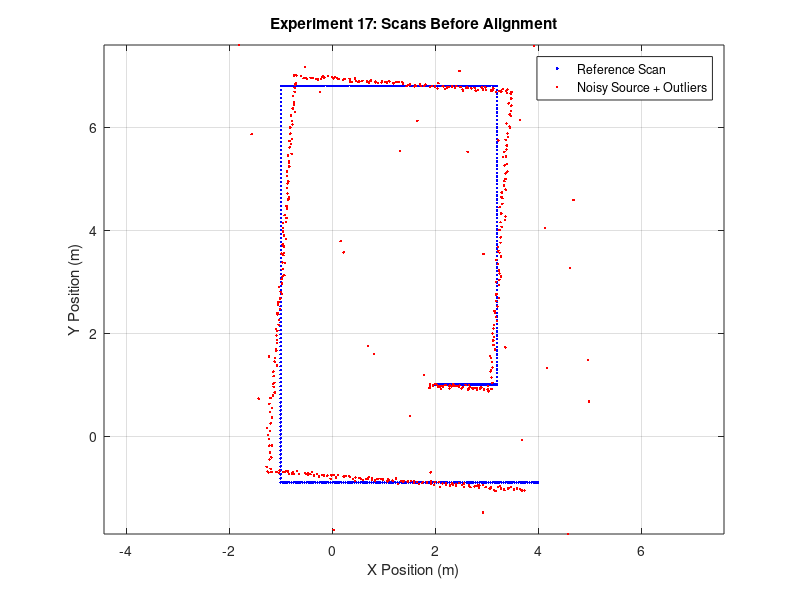

Write the MATLAB code that produced this figure. (Note: this script raises an error after producing the figure.)

clc;
clear;
close all;

%% Experiment 17: Robust ICP with Outlier Rejection

rng(17);  % Reproducible random noise

%% 1. Generate a reference scan

% Create an asymmetric 2D environment using line segments.
% Asymmetry helps ICP distinguish orientation and position.

wall1 = [linspace(-1, 4, 120)', ...
         -0.9 * ones(120,1)];

wall2 = [-1 * ones(100,1), ...
         linspace(-0.9, 6.8, 100)'];

wall3 = [linspace(-1, 3.2, 100)', ...
         6.8 * ones(100,1)];

wall4 = [3.2 * ones(80,1), ...
         linspace(6.8, 1.0, 80)'];

wall5 = [linspace(3.2, 2.0, 50)', ...
         1.0 * ones(50,1)];

referenceScan = [wall1; wall2; wall3; wall4; wall5];

%% 2. Create a transformed source scan

trueTranslation = [0.20; -0.12];
trueRotationDeg = 4.0;
trueRotation = deg2rad(trueRotationDeg);

Rtrue = [cos(trueRotation), -sin(trueRotation); ...
         sin(trueRotation),  cos(trueRotation)];

% Source points are transformed relative to the reference scan.
sourceClean = (Rtrue' * ...
    (referenceScan' - trueTranslation))';

%% 3. Add measurement noise and outliers

noiseStd = 0.025;

sourceNoisy = sourceClean + ...
    noiseStd * randn(size(sourceClean));

numberOfOutliers = 35;

outlierPoints = [
    -2 + 7*rand(numberOfOutliers,1), ...
    -2 + 10*rand(numberOfOutliers,1)
];

sourceContaminated = [sourceNoisy; outlierPoints];

fprintf('Reference scan points: %d\n',size(referenceScan,1));
fprintf('Source scan points before outliers: %d\n', ...
    size(sourceNoisy,1));
fprintf('Added outlier points: %d\n',numberOfOutliers);
fprintf('Total source points: %d\n', ...
    size(sourceContaminated,1));

%% 4. Plot scans before alignment

figure;

plot(referenceScan(:,1),referenceScan(:,2), ...
    'b.','DisplayName','Reference Scan');
hold on;

plot(sourceContaminated(:,1),sourceContaminated(:,2), ...
    'r.','DisplayName','Noisy Source + Outliers');

xlabel('X Position (m)');
ylabel('Y Position (m)');
title('Experiment 17: Scans Before Alignment');
legend('Location','best');
axis equal;
grid on;
hold off;

%% 5. Configure ICP

maxIterations = 60;
convergenceTolerance = 1e-6;

% Standard ICP permits a relatively generous matching distance.
standardMaxDistance = 0.60;

% Robust ICP rejects distant matches and trims large residuals.
robustMaxDistance = 0.35;
trimFraction = 0.80;

% Initial estimate: zero rotation and translation.
initialRotation = eye(2);
initialTranslation = [0; 0];

%% 6. Run standard ICP

[standardAligned, standardR, standardT, ...
    standardIterations, standardConverged, ...
    standardResidual] = runICP( ...
    referenceScan,sourceContaminated, ...
    initialRotation,initialTranslation, ...
    maxIterations,convergenceTolerance, ...
    standardMaxDistance,1.0);

%% 7. Run robust ICP

[robustAligned, robustR, robustT, ...
    robustIterations, robustConverged, ...
    robustResidual] = runICP( ...
    referenceScan,sourceContaminated, ...
    initialRotation,initialTranslation, ...
    maxIterations,convergenceTolerance, ...
    robustMaxDistance,trimFraction);

%% 8. Calculate transformation errors

standardRotationDeg = atan2( ...
    standardR(2,1),standardR(1,1))*180/pi;

robustRotationDeg = atan2( ...
    robustR(2,1),robustR(1,1))*180/pi;

% The estimated transformation maps source points into reference frame.
standardTranslationError = norm( ...
    standardT-trueTranslation);

robustTranslationError = norm( ...
    robustT-trueTranslation);

standardRotationError = abs( ...
    standardRotationDeg-trueRotationDeg);

robustRotationError = abs( ...
    robustRotationDeg-trueRotationDeg);

%% 9. Plot aligned scans

figure;

plot(referenceScan(:,1),referenceScan(:,2), ...
    'b.','DisplayName','Reference Scan');
hold on;

plot(standardAligned(:,1),standardAligned(:,2), ...
    'r.','DisplayName','Standard ICP');
plot(robustAligned(:,1),robustAligned(:,2), ...
    'g.','DisplayName','Robust ICP');

xlabel('X Position (m)');
ylabel('Y Position (m)');
title('Standard ICP vs Robust ICP');
legend('Location','best');
axis equal;
grid on;
hold off;

%% 10. Plot metric comparison

figure;

subplot(1,3,1);

bar([standardTranslationError,robustTranslationError]);
set(gca,'XTickLabel',{'Standard ICP','Robust ICP'});
ylabel('Translation Error (m)');
title('Translation Error');
grid on;

subplot(1,3,2);

bar([standardRotationError,robustRotationError]);
set(gca,'XTickLabel',{'Standard ICP','Robust ICP'});
ylabel('Rotation Error (degrees)');
title('Rotation Error');
grid on;

subplot(1,3,3);

bar([standardResidual,robustResidual]);
set(gca,'XTickLabel',{'Standard ICP','Robust ICP'});
ylabel('Mean Residual (m)');
title('Final Mean Residual');
grid on;

%% 11. Display results

fprintf('\nExperiment 17 Results\n');

fprintf('\nStandard ICP\n');
fprintf('Converged: %s\n',mat2str(standardConverged));
fprintf('Iterations: %d\n',standardIterations);
fprintf('Translation error: %.4f m\n',standardTranslationError);
fprintf('Rotation error: %.4f degrees\n',standardRotationError);
fprintf('Final mean residual: %.4f m\n',standardResidual);

fprintf('\nRobust ICP\n');
fprintf('Converged: %s\n',mat2str(robustConverged));
fprintf('Iterations: %d\n',robustIterations);
fprintf('Translation error: %.4f m\n',robustTranslationError);
fprintf('Rotation error: %.4f degrees\n',robustRotationError);
fprintf('Final mean residual: %.4f m\n',robustResidual);

fprintf('\nExperiment 17 simulation completed.\n');

%% Local function: ICP implementation

function [alignedPoints,R,t,iterations,converged,finalResidual] = ...
    runICP(reference,source,R,t,maxIterations,tolerance, ...
           maxCorrespondenceDistance,trimFraction)

    previousError = inf;
    converged = false;
    iterations = 0;
    finalResidual = inf;

    for iteration = 1:maxIterations

        iterations = iteration;

        % Transform source points using the current estimate.
        transformed = (R*source' + t)';
        
        % Find nearest reference point for every transformed source point.
        nearestIndex = knnsearch(reference,transformed);
        matchedReference = reference(nearestIndex,:);

        residuals = sqrt(sum( ...
            (transformed-matchedReference).^2,2));

        % Reject distant correspondences.
        valid = residuals <= maxCorrespondenceDistance;

        sourceValid = transformed(valid,:);
        referenceValid = matchedReference(valid,:);
        validResiduals = residuals(valid);

        if numel(validResiduals) < 10
            warning('Too few valid correspondences; ICP stopped.');
            break;
        end

        % Optional residual trimming for robust ICP.
        if trimFraction < 1
            residualLimit = quantile(validResiduals,trimFraction);
            keep = validResiduals <= residualLimit;

            sourceValid = sourceValid(keep,:);
            referenceValid = referenceValid(keep,:);
            validResiduals = validResiduals(keep);
        end

        if size(sourceValid,1) < 3
            warning('Too few correspondences after trimming; ICP stopped.');
            break;
        end

        % Compute centroids of corresponding points.
        sourceCentroid = mean(sourceValid,1);
        referenceCentroid = mean(referenceValid,1);

        sourceCentered = sourceValid-sourceCentroid;
        referenceCentered = referenceValid-referenceCentroid;

        % Estimate incremental rigid rotation using SVD.
        H = sourceCentered' * referenceCentered;
        [U,~,V] = svd(H);

        Rdelta = V*U';

        % Correct reflection if necessary.
        if det(Rdelta) < 0
            V(:,end) = -V(:,end);
            Rdelta = V*U';
        end

        tdelta = referenceCentroid' - ...
            Rdelta*sourceCentroid';

        % Compose incremental transform with current transform.
        R = Rdelta*R;
        t = Rdelta*t+tdelta;

        % Calculate residual after updating the transform.
        transformedUpdated = (R*source' + t)';

        nearestUpdated = knnsearch(reference,transformedUpdated);
        matchedUpdated = reference(nearestUpdated,:);

        updatedResiduals = sqrt(sum( ...
            (transformedUpdated-matchedUpdated).^2,2));

        validUpdated = updatedResiduals <= maxCorrespondenceDistance;

        if any(validUpdated)
            finalResidual = mean(updatedResiduals(validUpdated));
        else
            finalResidual = inf;
        end

        % Stop when the residual change becomes sufficiently small.
        if abs(previousError-finalResidual) < tolerance
            converged = true;
            break;
        end

        previousError = finalResidual;
    end

    alignedPoints = (R*source' + t)';
end
